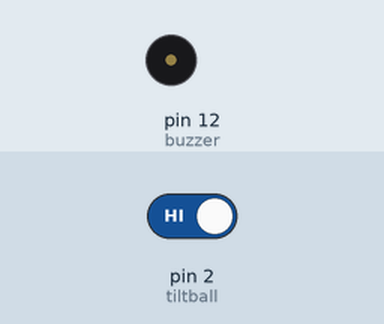
Simulated run of this sketch. Board: Arduino Uno, built with avr-gcc and run on an emulated ATmega328P. Shown: buzzer (waves = sounding). The inputs (shaded band) are chosen by the test bench; at power-on: pin 2 (tiltball) HIGH.

Above: at 1.2 s.
1.3 s: pin 2 (tiltball) driven LOW
At 2.7 s:
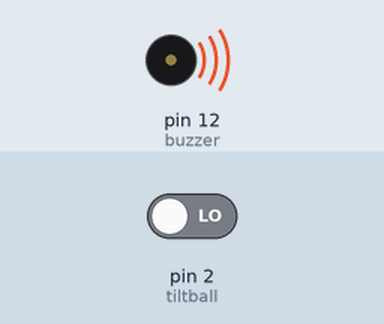
Timing chart, 0 to 4.3 s (numbered marks = the images above; inputs shaded):
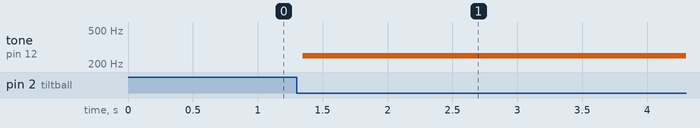

The sketch:

ballbuzzer.ino
```cpp
int tiltball = 2; // the pin of the Tilt Ball Switch
// for late night work, replace the Active Buzzer with an LED to not wake up the wife :)
// int buzzer = 13; // Quiet Buzzer - you can replace with the onboard LED
int buzzer = 12; // the pin of the Active Buzzer
int delaytime = 2; // the delay time

void setup() {
  pinMode(tiltball,INPUT); // initialize the Tilt Ball Switch as an input
  pinMode(buzzer,OUTPUT); // initialize the Active Buzzer pin as an output

  // This confuses me, I'm assuming HIGH means connected but in practice it is not
  digitalWrite(tiltball, HIGH); // turn the tiltball on
}

void loop() {
  int digitalVal = digitalRead(tiltball);

  if(HIGH == digitalVal) { // so when the tiltball is pointed down turn off the buzzer. But HIGH to me means on, but in truth it is off
    digitalWrite(buzzer,LOW); // turn Active Buzzer off
  } else {
    digitalWrite(buzzer,HIGH); // turn Active Buzzer on
    delay(delaytime); // wait for 1ms
    digitalWrite(buzzer,LOW); // turn Active Buzzer off
    delay(delaytime); // wait for 1ms
  }
}
```

Measured:
- after the input at 1.3 s, tone on pin 12 (buzzer): silent → 249 Hz after 0.05 s
